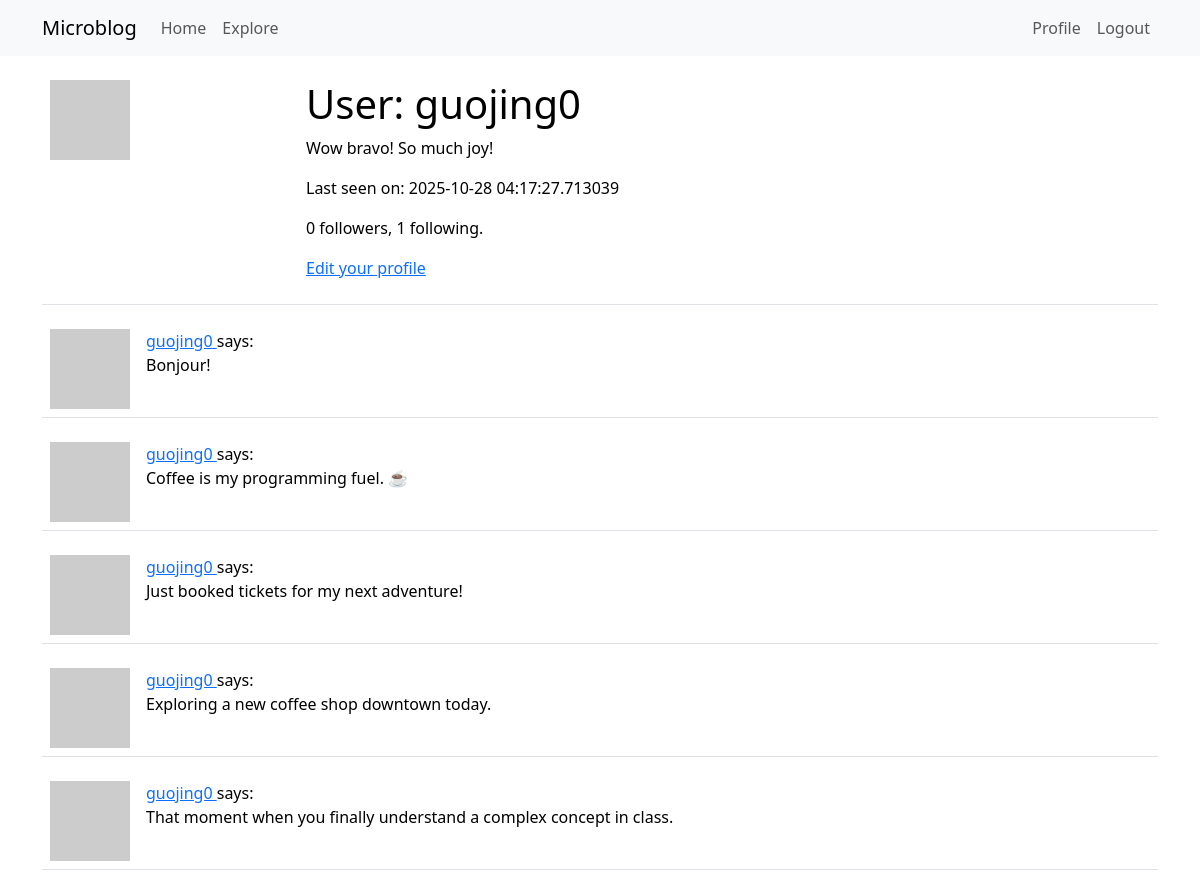
/user/guojing0 (signed in, upper part), run on an earlier commit of the app's database.
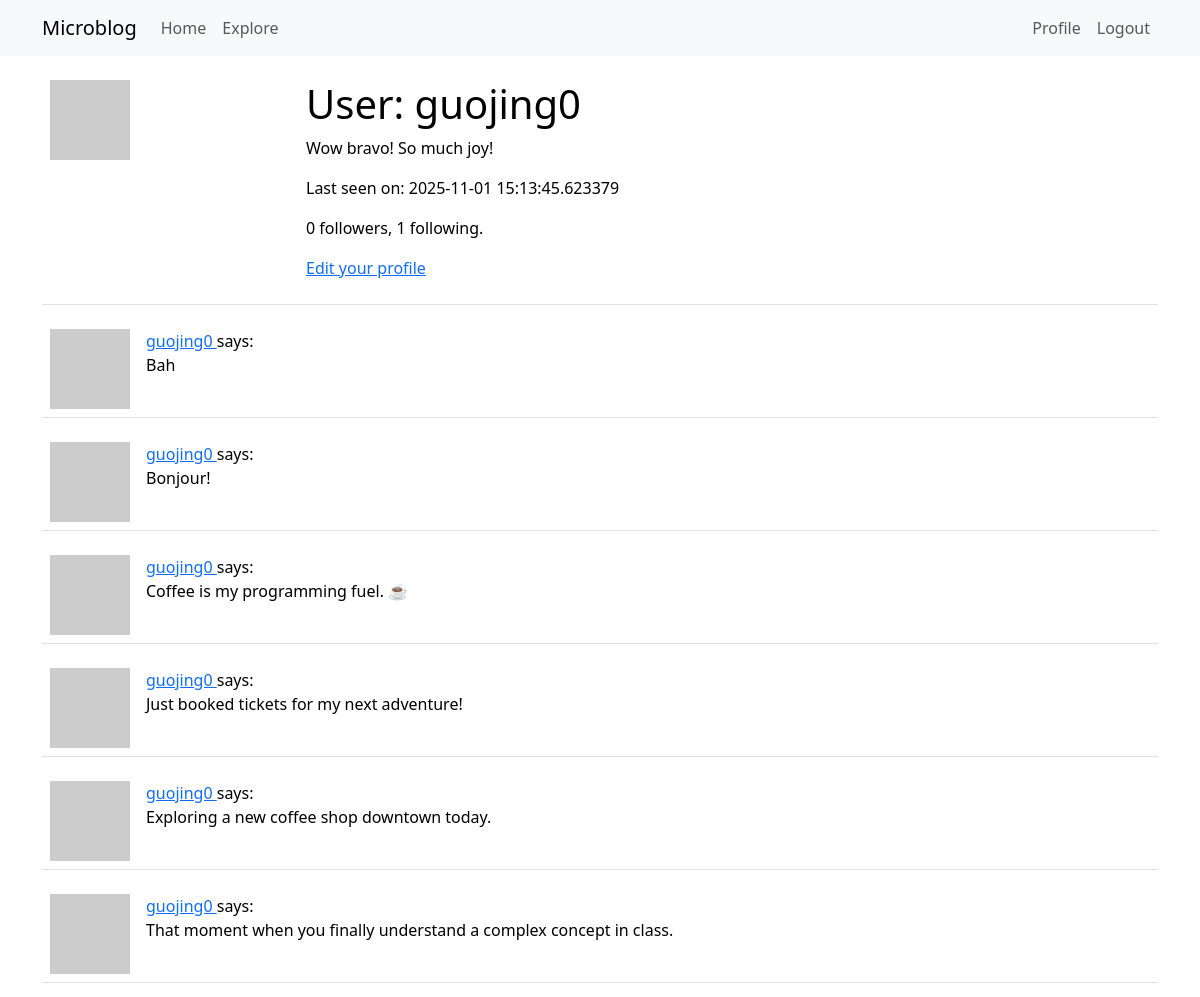
And on a later commit of the database.
### app/models.py (models this page shows, shortened)
class User(UserMixin, db.Model):
    id: orm.Mapped[int] = orm.mapped_column(primary_key=True)
    username: orm.Mapped[str] = orm.mapped_column(
        sa.String(64), index=True, unique=True
    )
    email: orm.Mapped[str] = orm.mapped_column(sa.String(120), index=True, unique=True)
    password_hash: orm.Mapped[str | None] = orm.mapped_column(sa.String(256))
    posts: orm.WriteOnlyMapped["Post"] = orm.relationship(back_populates="author")
    about_me: orm.Mapped[str | None] = orm.mapped_column(sa.String(140))
    last_seen: orm.Mapped[datetime | None] = orm.mapped_column(
        default=lambda: datetime.now(UTC)
    )
    following: orm.WriteOnlyMapped["User"] = orm.relationship(
        secondary=followers,
        primaryjoin=(followers.c.follower_id == id),
        secondaryjoin=(followers.c.followed_id == id),
        back_populates="followers",
    )
    followers: orm.WriteOnlyMapped["User"] = orm.relationship(
        secondary=followers,
        primaryjoin=(followers.c.followed_id == id),
        secondaryjoin=(followers.c.follower_id == id),
        back_populates="following",
    )
    def avatar(self, size):
        digest = md5(self.email.lower().encode("utf-8")).hexdigest()
        return f"https://www.gravatar.com/avatar/{digest}?d=identicon&s={size}"
    def followers_count(self):
        return db.session.scalar(
            sa.select(sa.func.count())
            .select_from(followers)
            .where(followers.c.followed_id == self.id)
        )
    def following_count(self):
        return db.session.scalar(
            sa.select(sa.func.count())
            .select_from(followers)
            .where(followers.c.follower_id == self.id)
        )

class Post(db.Model):
    id: orm.Mapped[int] = orm.mapped_column(primary_key=True)
    body: orm.Mapped[str] = orm.mapped_column(sa.String(140))
    timestamp: orm.Mapped[datetime] = orm.mapped_column(
        index=True, default=lambda: datetime.now(UTC)
    )
    user_id: orm.Mapped[int] = orm.mapped_column(sa.ForeignKey("user.id"), index=True)
    author: orm.Mapped["User"] = orm.relationship(back_populates="posts")

### app/routes.py (the view)
@app.route("/user/<username>")
@login_required
def user(username):
    user = db.first_or_404(sa.select(User).where(User.username == username))
    page = request.args.get("page", 1, type=int)
    query = user.posts.select().order_by(Post.timestamp.desc())
    posts = db.paginate(
        query, page=page, per_page=app.config["POSTS_PER_PAGE"], error_out=False
    )
    next_url = (
        url_for("user", username=username, page=posts.next_num)
        if posts.has_next
        else None
    )
    prev_url = (
        url_for("user", username=username, page=posts.prev_num)
        if posts.has_prev
        else None
    )
    form = EmptyForm()
    return render_template(
        "user.html",
        user=user,
        posts=posts.items,
        next_url=next_url,
        prev_url=prev_url,
        form=form,
    )
    form = EmptyForm()
    return render_template("user.html", user=user, posts=posts, form=form)

### app/models.py (called while the page is built)
@login.user_loader
def load_user(id):
    return db.session.get(User, int(id))

### app/routes.py (called while the page is built)
@app.before_request
def before_request():
    if current_user.is_authenticated:
        current_user.last_seen = datetime.now(UTC)
        db.session.commit()

### app/templates/user.html (shortened to what this page needs)
{% extends "base.html" %}
{% block content %}
    <table class="table table-hover">
        <tr>
            <td width="256px">
                <img src="{{ user.avatar(256) }}" />
            </td>
            <td>
                <h1>User: {{ user.username }}</h1>
                {% if user.about_me %}
                    <p>{{ user.about_me }}</p>
                {% endif %}
                {% if user.last_seen %}
                    <p>Last seen on: {{ user.last_seen }}</p>
                {% endif %}
                <p>
                    {{ user.followers_count() }} followers,
                    {{ user.following_count() }} following.
                </p>
                {% if user == current_user %}
                    <p>
                        <a href="{{ url_for('edit_profile') }}">Edit your profile</a>
                    </p>
                {% endif %}
            </td>
        </tr>
    </table>
    {% for post in posts %}
        {% include '_post.html' %}
    {% endfor %}
{% endblock %}

### app/templates/_post.html
<table class="table table-hover">
    <tr>
        <td width="70px">
            <a href="{{ url_for('user', username=post.author.username) }}">
                <img src="{{ post.author.avatar(70) }}" />
            </a>
        </td>
        <td>
            <a href="{{ url_for('user', username=post.author.username) }}">
                {{ post.author.username }}
            </a>
            says:
            <br>
            {{ post.body }}
        </td>
    </tr>
</table>

What changed in the data, as far as the page shows it:
changed User "guojing0": last_seen "2025-10-28 04:17:27.713039" → "2025-11-01 15:13:45.623379"
added Post: author.username "guojing0", body "Bah"
